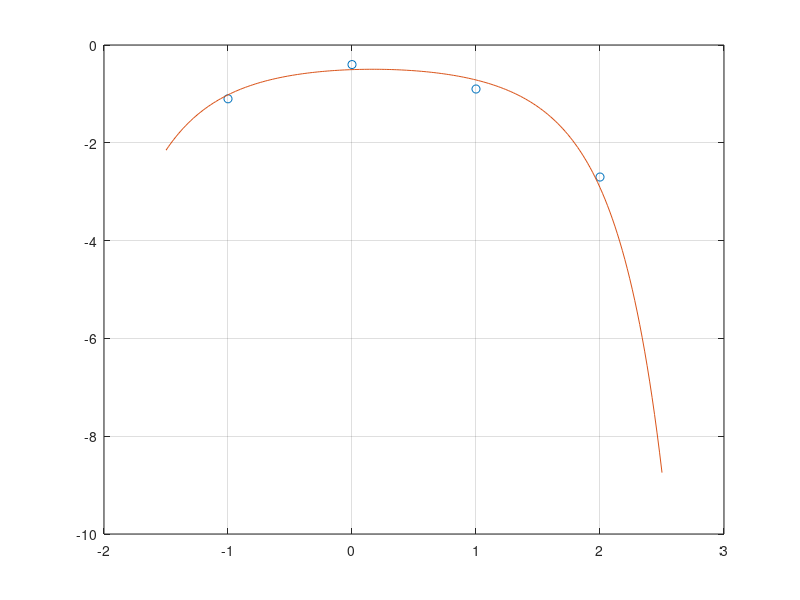

MATLAB code for this plot:
%EjParcial parecido al 10 del TP5
#Ej10TP5
clear all
clc
x=[-1 0 1 2];
y=[-1.1 -0.4 -0.9 -2.7];

c = polyfit(x,log(-y),2) # polinomio de ajuste de orden cuadratico.
# y = -exp(ax^2+bx+c); lo poemos de esta manera para generar un 
# polinomio con el exponente: log(-y) = ax^2 + bx+c;

f = @(x) -exp(polyval(c,x));

# lo vemos graficamente:
xx = linspace(-1.5,2.5,201);
plot(x,y,'o',xx,f(xx))
grid on

# Medimos el error

errf = norm(y - f(x)) # error cuadratico usando la funcion norm
ErrRelat = (-0.9-f(1))/(-0.9)
# error realtivo en el punto 0